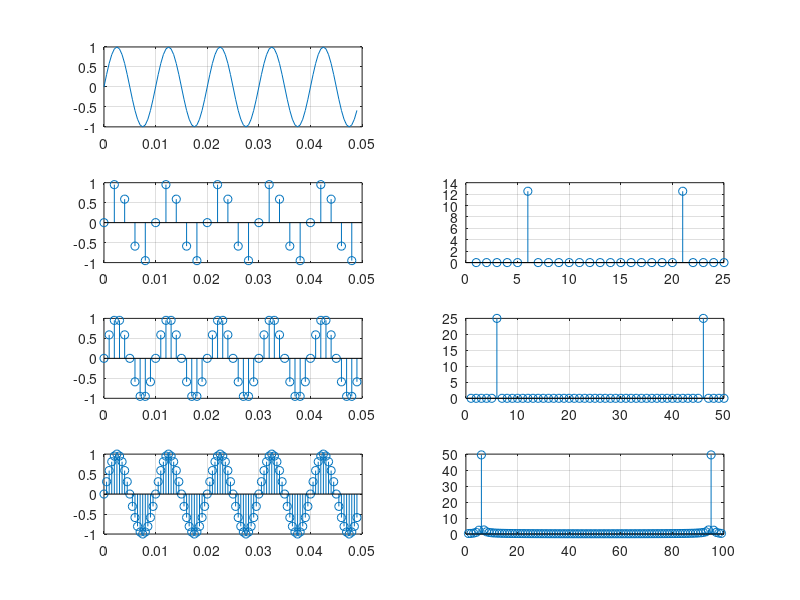

MATLAB code to generate this figure:
Sr=1000; %sampling rate : times /sec 
ts=1/Sr; %sampling time
N=50; % Sampling Number 
T=ts*(N-1); % Sampling duration 

t1=0:ts:T;
t2=0:ts/2:T; t0=0:ts*2:T;
f0=100; % signal frequency 
w0=2*pi*f0; % signal angular freq.

y1 = sin(w0*t1); % Basic signal 
y2 = sin(w0*t2); % Basic signal 
y0 = sin(w0*t0); % Basic signal

f0= fft(y0); f1= fft(y1); f2= fft(y2);

subplot(4,2,1); plot(t2, y2); grid
subplot(4,2,3); stem(t0, y0); grid; subplot(4,2,4); stem(abs(f0)); grid 
subplot(4,2,5); stem(t1, y1); grid; subplot(4,2,6); stem(abs(f1)); grid 
subplot(4,2,7); stem(t2, y2); grid; subplot(4,2,8); stem(abs(f2)); grid
